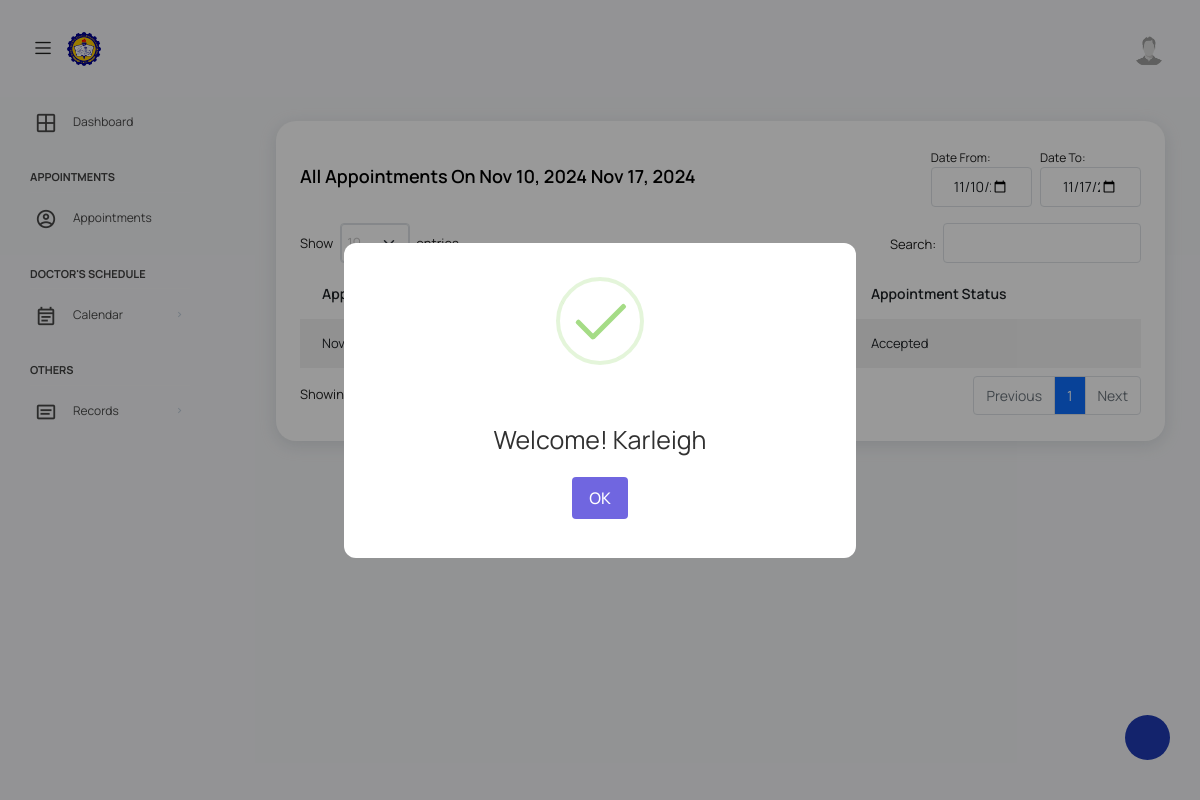
Page /views/patientAppointment.php?from=2024-11-10&to=2024-11-17 (signed in) on the committed database.
### tables this page shows
CREATE TABLE `appointment` (
  `Appointment_ID` int(255) NOT NULL,
  `Doctor_schedule_ID` int(255) DEFAULT NULL,
  `Patient_ID` int(13) DEFAULT NULL,
  `Doctor_ID` int(255) DEFAULT NULL,
  `Appointment_Time` time DEFAULT NULL,
  `Appointment_status` int(11) DEFAULT NULL,
  `Appointment_createdAt` datetime DEFAULT NULL
);

CREATE TABLE `doctor_schedule` (
  `Doctor_schedule_ID` int(255) NOT NULL,
  `Assistant_ID` int(13) DEFAULT NULL,
  `Doctor_schedule_avail` datetime DEFAULT NULL,
  `Doctor_Schedule_type` int(2) NOT NULL
);

### config/database.php (called while the page is built, shortened)
<?php
$host = "localhost";
$username = "root";
$password = "";
$database = "capstone";
$conn = mysqli_connect($host, $username, $password, $database);
function joinTable($table, $joins, $conditions = [])
{
    global $conn;
    $query = "SELECT * FROM $table";
    foreach ($joins as $join) {
        $query .= " INNER JOIN $join[0] ON $join[1] = $join[2]";
    }
    if (!empty($conditions)) {
        $where_clauses = array();
        $params = array();
        foreach ($conditions as $column => $value) {
            $where_clauses[] = "$column = ?";
            $params[] = $value;
        }
        $query .= " WHERE " . implode(" AND ", $where_clauses);
        $stmt = mysqli_prepare($conn, $query);
        $types = str_repeat("s", count($params));
        $stmt->bind_param($types, ...$params);
    } else {
        $stmt = mysqli_prepare($conn, $query);
    }
    $stmt->execute();
    $result = $stmt->get_result();
    $rows = array();
    while ($row = $result->fetch_assoc()) {
        $rows[] = $row;
    }
    return $rows;
}

### views/patientAppointment.php (the view)
<?php require_once('patientHeader.php'); ?>
<div class="col-lg-12 mx-auto grid-margin stretch-card">
    <div class="card">
        <div class="card-body">
            <div class="d-flex justify-content-between align-items-center mb-2">
                <h4 class="card-title m-0">
                    All Appointments on <?php echo date('M d, Y', strtotime($_GET['from'])) . ' ' . date('M d, Y', strtotime($_GET['to'])); ?>
                </h4>
                <div class="col-md-3">
                    <form method="get" action="patientAppointment.php" id="filter-form">
                        <div class="col-md-12 p-0">
                            <div class="row mx-auto g-0">
                                <div class="col-md-6 pe-1">
                                    <label class="label-custom">Date From:</label>
                                    <input class="form-control" type="date" name="from" id="filter-input" value="<?php echo isset($_GET['from']) ? htmlspecialchars($_GET['from']) : ''; ?>" onchange="document.getElementById('filter-form').submit();">
                                </div>
                                <div class="col-md-6 ps-1">
                                    <label class="label-custom">Date To: </label>
                                    <input class="form-control" type="date" name="to" id="filter-input" value="<?php echo isset($_GET['to']) ? htmlspecialchars($_GET['to']) : ''; ?>" onchange="document.getElementById('filter-form').submit();">
                                </div>
                            </div>
                        </div>
                    </form>
                </div>
            </div>
            <div class="row mx-auto mt-3">
                <table class="table table-striped mx-auto" id="tables">
                    <thead>
                        <tr>
                            <th>Appointment Date</th>
                            <th>Service Scheduled</th>
                            <th>Appointment Status</th>
                        </tr>
                    </thead>
                    <tbody>
                        <?php
                        $patientID = $_SESSION['Patient_ID'];
                        $from = $_GET['from'];
                        $to = $_GET['to'];
                        $sql = "SELECT * FROM appointment
                              JOIN doctor_schedule ON doctor_schedule.Doctor_schedule_ID = appointment.Doctor_schedule_ID
                              WHERE appointment.Patient_ID = ?
                                AND doctor_schedule.Doctor_schedule_avail >= ?
                                AND doctor_schedule.Doctor_schedule_avail <= ?
                                AND appointment.Appointment_status IN (0, 1)";
                        $stmt = mysqli_prepare($conn, $sql);
                        mysqli_stmt_bind_param($stmt, 'sss', $patientID, $from, $to);
                        mysqli_stmt_execute($stmt);
                        $result = mysqli_stmt_get_result($stmt);
                        $row = mysqli_fetch_all($result, MYSQLI_ASSOC);
                        ?>
                        <?php foreach ($row as $result) : ?>
                            <tr>
                                <td><?php echo date('M d, Y', strtotime($result['Doctor_schedule_avail'])) . ' ' . $result['Appointment_Time']; ?></td>
                                <td> <?php $services = joinTable('appointment_services', [['services', 'services.Services_ID', 'appointment_services.Services_ID']], ['appointment_services.Appointment_ID' => $result['Appointment_ID']]);
                                        foreach ($services as $row) :
                                            echo $row['Services_name'] . ', ';
                                        endforeach ?></td>
                                <td><?php echo $result['Appointment_status'] == 0 ? "Pending" : ($result['Appointment_status'] == 1 ? "Accepted" : ($result['Appointment_status'] == 2 ? "Cancelled" : ($result['Appointment_status'] == 4 ? "Done" : "Not Arrived"))) ?></td>
                            </tr>
                        <?php endforeach; ?>
                    </tbody>
                </table>
            </div>
        </div>
    </div>
</div>
<?php require_once('footer.php'); ?>

### public/assets/css/datatable.css (style rules this page uses)
table.dataTable thead>tr>th.sorting,table.dataTable thead>tr>th.sorting_asc,table.dataTable thead>tr>th.sorting_desc,table.dataTable thead>tr>th.sorting_asc_disabled,table.dataTable thead>tr>th.sorting_desc_disabled,table.dataTable thead>tr>td.sorting,table.dataTable thead>tr>td.sorting_asc,table.dataTable thead>tr>td.sorting_desc,table.dataTable thead>tr>td.sorting_asc_disabled,table.dataTable thead>tr>td.sorting_desc_disabled { cursor:pointer;position:relative;padding-right:26px }
table.dataTable thead>tr>th.sorting:before,table.dataTable thead>tr>th.sorting:after,table.dataTable thead>tr>th.sorting_asc:before,table.dataTable thead>tr>th.sorting_asc:after,table.dataTable thead>tr>th.sorting_desc:before,table.dataTable thead>tr>th.sorting_desc:after,table.dataTable thead>tr>th.sorting_asc_disabled:before,table.dataTable thead>tr>th.sorting_asc_disabled:after,table.dataTable thead>tr>th.sorting_desc_disabled:before,table.dataTable thead>tr>th.sorting_desc_disabled:after,table.dataTable thead>tr>td.sorting:before,table.dataTable thead>tr>td.sorting:after,table.dataTable thead>tr>td.sorting_asc:before,table.dataTable thead>tr>td.sorting_asc:after,table.dataTable thead>tr>td.sorting_desc:before,table.dataTable thead>tr>td.sorting_desc:after,table.dataTable thead>tr>td.sorting_asc_disabled:before,table.dataTable thead>tr>td.sorting_asc_disabled:after,table.dataTable thead>tr>td.sorting_desc_disabled:before,table.dataTable thead>tr>td.sorting_desc_disabled:after { position:absolute;display:block;opacity:.125;right:10px;line-height:9px;font-size:.9em }
table.dataTable thead>tr>th.sorting:before,table.dataTable thead>tr>th.sorting_asc:before,table.dataTable thead>tr>th.sorting_desc:before,table.dataTable thead>tr>th.sorting_asc_disabled:before,table.dataTable thead>tr>th.sorting_desc_disabled:before,table.dataTable thead>tr>td.sorting:before,table.dataTable thead>tr>td.sorting_asc:before,table.dataTable thead>tr>td.sorting_desc:before,table.dataTable thead>tr>td.sorting_asc_disabled:before,table.dataTable thead>tr>td.sorting_desc_disabled:before { bottom:50%; content:"▴" }
table.dataTable thead>tr>th.sorting:after,table.dataTable thead>tr>th.sorting_asc:after,table.dataTable thead>tr>th.sorting_desc:after,table.dataTable thead>tr>th.sorting_asc_disabled:after,table.dataTable thead>tr>th.sorting_desc_disabled:after,table.dataTable thead>tr>td.sorting:after,table.dataTable thead>tr>td.sorting_asc:after,table.dataTable thead>tr>td.sorting_desc:after,table.dataTable thead>tr>td.sorting_asc_disabled:after,table.dataTable thead>tr>td.sorting_desc_disabled:after { top:50%;content:"▾" }
table.dataTable thead>tr>th.sorting_asc:before,table.dataTable thead>tr>th.sorting_desc:after,table.dataTable thead>tr>td.sorting_asc:before,table.dataTable thead>tr>td.sorting_desc:after { opacity:.6 }
table.dataTable thead th,table.dataTable thead td,table.dataTable tfoot th,table.dataTable tfoot td { text-align:left }
table.dataTable { clear:both;margin-top:6px !important;margin-bottom:6px !important;max-width:none !important;border-collapse:separate !important;border-spacing:0 }
table.dataTable td,table.dataTable th { -webkit-box-sizing:content-box;box-sizing:content-box }
table.dataTable.table-striped>tbody>tr:nth-of-type(2n+1)>* { box-shadow:none }
table.dataTable>tbody>tr { background-color:transparent }
table.dataTable.table-striped>tbody>tr.odd>* { box-shadow:inset 0 0 0 9999px rgba(0, 0, 0, 0.05) }

### public/assets/css/style.css (style rules this page uses)
.form-control, .form-select, .asColorPicker-input, .dataTables_wrapper select, .select2-container--default .select2-selection--single, .select2-container--default .select2-selection--single .select2-search__field, .typeahead, .tt-query, .tt-hint { border: 1px solid #dee2e6 !important; font-weight: 400 !important; font-size: 0.875rem !important; border-radius: 4px !important; height: 2.5rem !important; }
.label-custom { font-size: 12px; }

### rows in the picture
appointment: Doctor_schedule_ID.Doctor_schedule_avail "Nov…", Appointment_status "Accepted"

### other values in the picture
date('M d, Y', strtotime($_GET['from'])) "Nov 10, 2024"
date('M d, Y', strtotime($_GET['to'])) "Nov 17, 2024"
